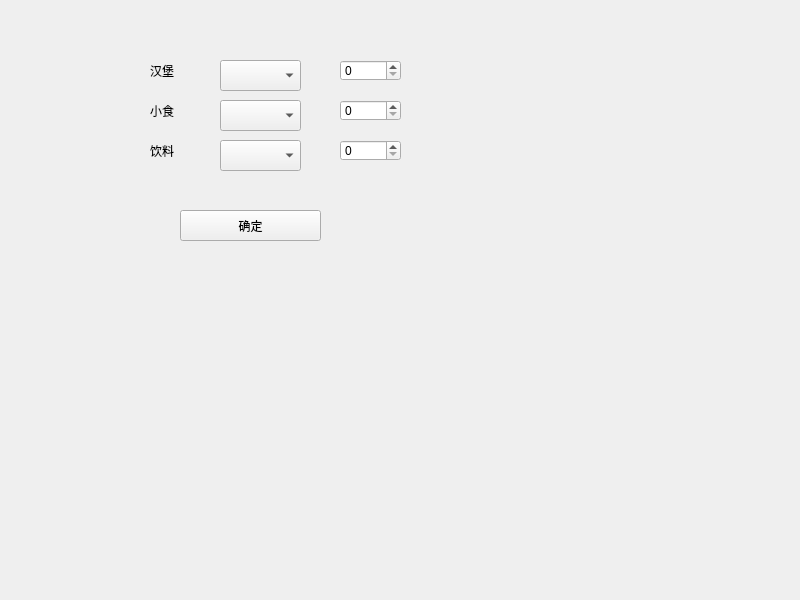
<?xml version="1.0" encoding="UTF-8"?>
<ui version="4.0">
 <class>Widget</class>
 <widget class="QWidget" name="Widget">
  <property name="geometry">
   <rect>
    <x>0</x>
    <y>0</y>
    <width>800</width>
    <height>600</height>
   </rect>
  </property>
  <property name="windowTitle">
   <string>Widget</string>
  </property>
  <widget class="QLabel" name="label">
   <property name="geometry">
    <rect>
     <x>150</x>
     <y>60</y>
     <width>61</width>
     <height>21</height>
    </rect>
   </property>
   <property name="text">
    <string>汉堡</string>
   </property>
  </widget>
  <widget class="QLabel" name="label_2">
   <property name="geometry">
    <rect>
     <x>150</x>
     <y>100</y>
     <width>61</width>
     <height>21</height>
    </rect>
   </property>
   <property name="text">
    <string>小食</string>
   </property>
  </widget>
  <widget class="QLabel" name="label_3">
   <property name="geometry">
    <rect>
     <x>150</x>
     <y>140</y>
     <width>61</width>
     <height>21</height>
    </rect>
   </property>
   <property name="text">
    <string>饮料</string>
   </property>
  </widget>
  <widget class="QComboBox" name="comboBox">
   <property name="geometry">
    <rect>
     <x>220</x>
     <y>60</y>
     <width>81</width>
     <height>31</height>
    </rect>
   </property>
  </widget>
  <widget class="QComboBox" name="comboBox_2">
   <property name="geometry">
    <rect>
     <x>220</x>
     <y>100</y>
     <width>81</width>
     <height>31</height>
    </rect>
   </property>
  </widget>
  <widget class="QComboBox" name="comboBox_3">
   <property name="geometry">
    <rect>
     <x>220</x>
     <y>140</y>
     <width>81</width>
     <height>31</height>
    </rect>
   </property>
  </widget>
  <widget class="QSpinBox" name="spinBox">
   <property name="geometry">
    <rect>
     <x>340</x>
     <y>60</y>
     <width>61</width>
     <height>21</height>
    </rect>
   </property>
  </widget>
  <widget class="QSpinBox" name="spinBox_2">
   <property name="geometry">
    <rect>
     <x>340</x>
     <y>100</y>
     <width>61</width>
     <height>21</height>
    </rect>
   </property>
  </widget>
  <widget class="QSpinBox" name="spinBox_3">
   <property name="geometry">
    <rect>
     <x>340</x>
     <y>140</y>
     <width>61</width>
     <height>21</height>
    </rect>
   </property>
  </widget>
  <widget class="QPushButton" name="pushButton">
   <property name="geometry">
    <rect>
     <x>180</x>
     <y>210</y>
     <width>141</width>
     <height>31</height>
    </rect>
   </property>
   <property name="text">
    <string>确定</string>
   </property>
  </widget>
 </widget>
 <resources/>
 <connections/>
</ui>
